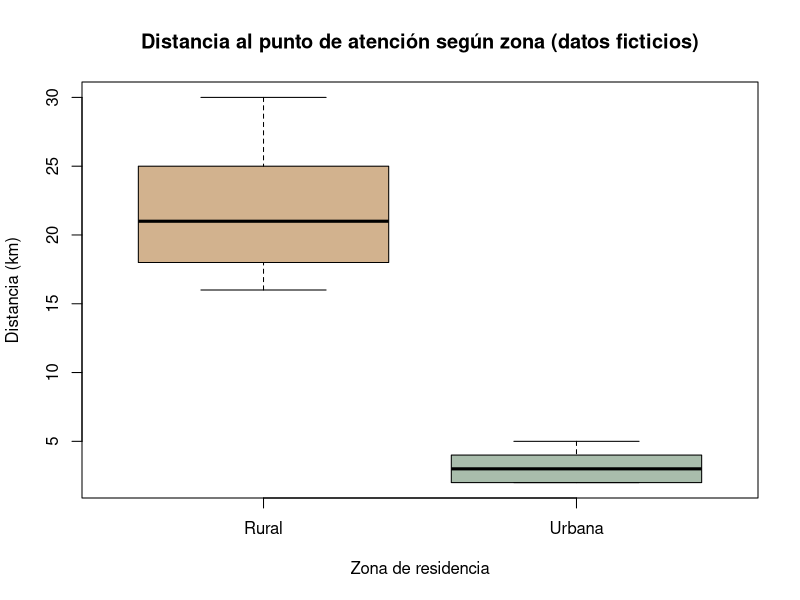

Generate this figure with R:
# ==============================================================================
# Ejercicio reproducible para RStudio - DATOS FICTICIOS (NO SON CASOS REALES)
# Propósito pedagógico: practicar lectura de CSV, control de calidad, tablas y
# medidas descriptivas. Distribución construida artificialmente; no usar para
# inferencia causal ni generalización.
# ==============================================================================

# 1. Definir o verificar el directorio de trabajo donde se guardó el CSV.
# Ejemplo en RStudio: Session -> Set Working Directory -> To Source File Location
# o ejecutar: setwd("ruta/a/tu/carpeta")

# 2. Lectura segura preservando codificación UTF-8 con BOM (Windows/Excel)
datos <- read.csv(
  "datos_practica_ts.csv",
  fileEncoding = "UTF-8-BOM",
  stringsAsFactors = FALSE
)

# 3. Controles de integridad esperados (10 filas, sin faltantes, acceso 0/1)
stopifnot(
  nrow(datos) == 10,
  ncol(datos) == 5,
  !anyNA(datos),
  all(datos$zona %in% c("Urbana", "Rural")),
  all(datos$acceso %in% c(0, 1))
)

# 4. Inspección de estructura, tipos de variables y ausencia de faltantes
str(datos)
print(colSums(is.na(datos)))
print(summary(datos[, c("edad", "acceso", "distancia_km")]))

# 5. Tabulación cruzada Zona x Acceso y porcentajes por fila
# Esperado: Rural 5 sin acceso (100,0 %), Urbana 5 con acceso (100,0 %)
tabla_zona_acceso <- table(
  datos$zona,
  datos$acceso,
  dnn = c("Zona", "Acceso (0 = No, 1 = Si)")
)
print(tabla_zona_acceso)
print(round(prop.table(tabla_zona_acceso, 1) * 100, 1))

# 6. Distancia media por zona
# Esperado: Rural = 22.0 km | Urbana = 3.2 km
print(aggregate(distancia_km ~ zona, data = datos, FUN = mean))

# 7. Visualización exploratoria (gráfico de cajas)
boxplot(
  distancia_km ~ zona,
  data = datos,
  main = "Distancia al punto de atención según zona (datos ficticios)",
  xlab = "Zona de residencia",
  ylab = "Distancia (km)",
  col = c("#d2b28e", "#a9bdac")
)
